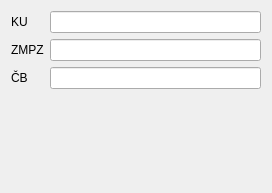
<?xml version="1.0" encoding="UTF-8"?>
<ui version="4.0">
 <class>SpolSearchForm</class>
 <widget class="QWidget" name="SpolSearchForm">
  <property name="geometry">
   <rect>
    <x>0</x>
    <y>0</y>
    <width>272</width>
    <height>193</height>
   </rect>
  </property>
  <property name="windowTitle">
   <string>Form</string>
  </property>
  <layout class="QGridLayout" name="gridLayout_2">
   <item row="2" column="1">
    <widget class="QLineEdit" name="cbLineEdit"/>
   </item>
   <item row="0" column="0">
    <widget class="QLabel" name="label_3">
     <property name="text">
      <string>KU</string>
     </property>
    </widget>
   </item>
   <item row="0" column="1">
    <widget class="QLineEdit" name="kuLineEdit"/>
   </item>
   <item row="1" column="1">
    <widget class="QLineEdit" name="zpmzLineEdit"/>
   </item>
   <item row="2" column="0">
    <widget class="QLabel" name="label_4">
     <property name="text">
      <string>ČB</string>
     </property>
    </widget>
   </item>
   <item row="1" column="0">
    <widget class="QLabel" name="label_2">
     <property name="text">
      <string>ZMPZ</string>
     </property>
    </widget>
   </item>
   <item row="3" column="0">
    <spacer name="verticalSpacer">
     <property name="orientation">
      <enum>Qt::Vertical</enum>
     </property>
     <property name="sizeHint" stdset="0">
      <size>
       <width>20</width>
       <height>40</height>
      </size>
     </property>
    </spacer>
   </item>
  </layout>
 </widget>
 <resources/>
 <connections/>
</ui>
